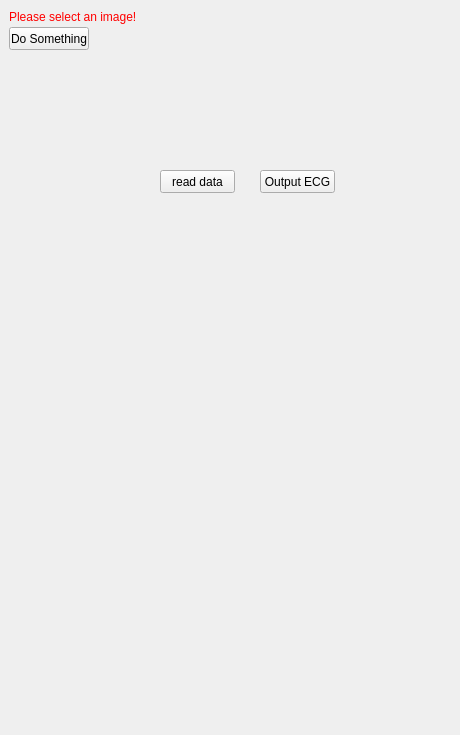
<?xml version="1.0" encoding="UTF-8"?>
<ui version="4.0">
 <class>MypluginNameUIControl</class>
 <widget class="QWidget" name="MypluginNameUIControl">
  <property name="geometry">
   <rect>
    <x>0</x>
    <y>0</y>
    <width>460</width>
    <height>735</height>
   </rect>
  </property>
  <property name="minimumSize">
   <size>
    <width>0</width>
    <height>0</height>
   </size>
  </property>
  <property name="windowTitle">
   <string>QmitkTemplate</string>
  </property>
  <widget class="QLabel" name="labelWarning">
   <property name="geometry">
    <rect>
     <x>9</x>
     <y>9</y>
     <width>138</width>
     <height>16</height>
    </rect>
   </property>
   <property name="styleSheet">
    <string notr="true">QLabel { color: rgb(255, 0, 0) }</string>
   </property>
   <property name="text">
    <string>Please select an image!</string>
   </property>
  </widget>
  <widget class="QPushButton" name="buttonPerformImageProcessing">
   <property name="geometry">
    <rect>
     <x>9</x>
     <y>27</y>
     <width>80</width>
     <height>23</height>
    </rect>
   </property>
   <property name="toolTip">
    <string>Do image processing</string>
   </property>
   <property name="text">
    <string>Do Something</string>
   </property>
  </widget>
  <widget class="QPushButton" name="pushButton_5">
   <property name="geometry">
    <rect>
     <x>160</x>
     <y>170</y>
     <width>75</width>
     <height>23</height>
    </rect>
   </property>
   <property name="text">
    <string>read data</string>
   </property>
  </widget>
  <widget class="QPushButton" name="pushButton">
   <property name="geometry">
    <rect>
     <x>260</x>
     <y>170</y>
     <width>75</width>
     <height>23</height>
    </rect>
   </property>
   <property name="text">
    <string>Output ECG</string>
   </property>
  </widget>
 </widget>
 <layoutdefault spacing="6" margin="11"/>
 <resources/>
 <connections/>
</ui>
